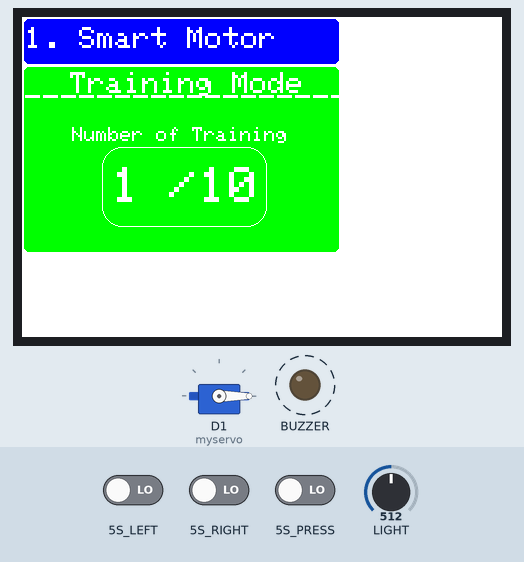
A sketch run on a simulated Seeed Wio Terminal. On the bench: servo, 480×320 colour display, output pins drawn as LEDs (lit = HIGH). Dashed ring = blinking. The test bench sets the inputs (shaded band); at power-on: 5S_LEFT LOW, 5S_RIGHT LOW, 5S_PRESS LOW, LIGHT = 512. What the sketch prints to the serial monitor is not drawn.

Above: at 1.9 s.
2.0 s: 5S_LEFT driven HIGH
At 6.6 s:
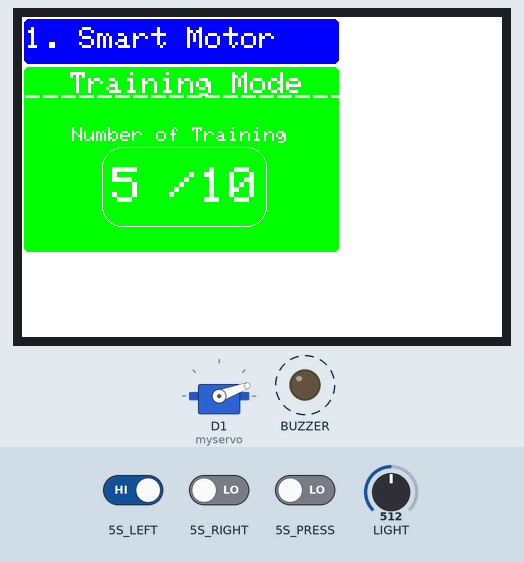
6.8 s: 5S_RIGHT driven HIGH
At 8.0 s:
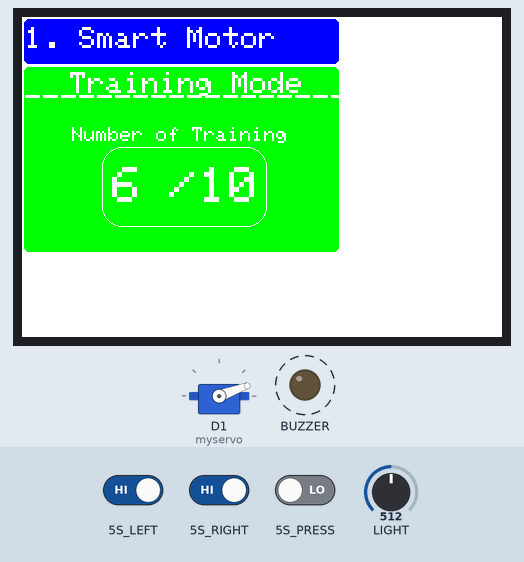
11.6 s: 5S_LEFT driven LOW
At 13.8 s:
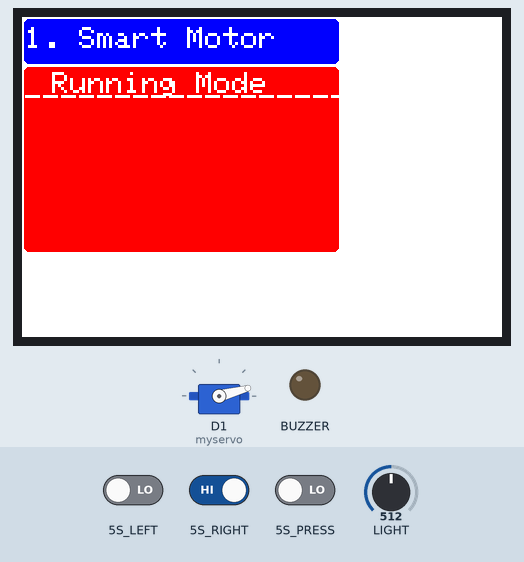
14.6 s: 5S_PRESS driven HIGH
At 17.2 s:
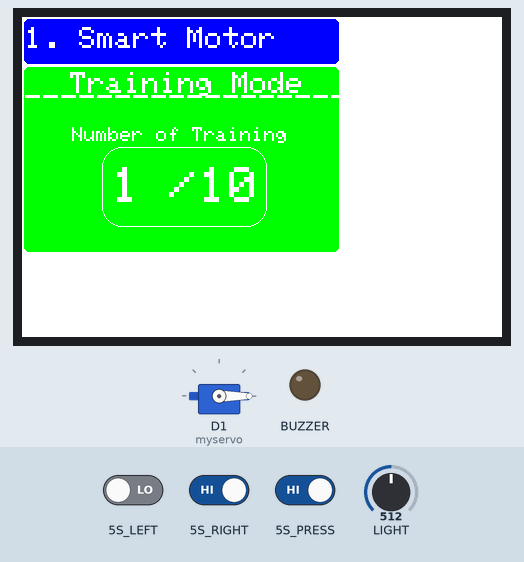
17.5 s: 5S_PRESS driven LOW
At 19.25 s:
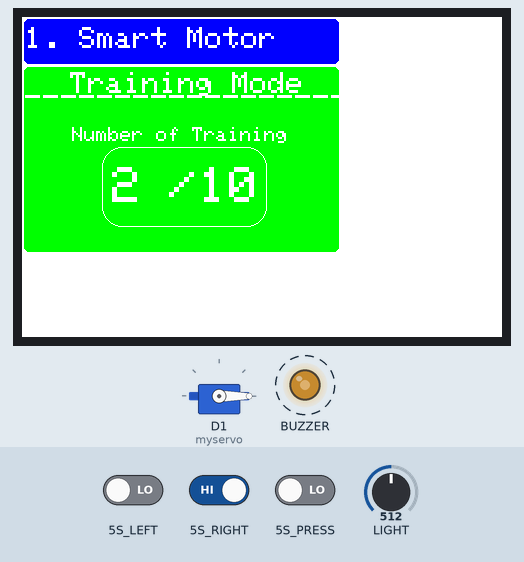
22.3 s: 5S_LEFT driven HIGH and 5S_RIGHT driven LOW and 5S_PRESS driven HIGH
At 27.4 s:
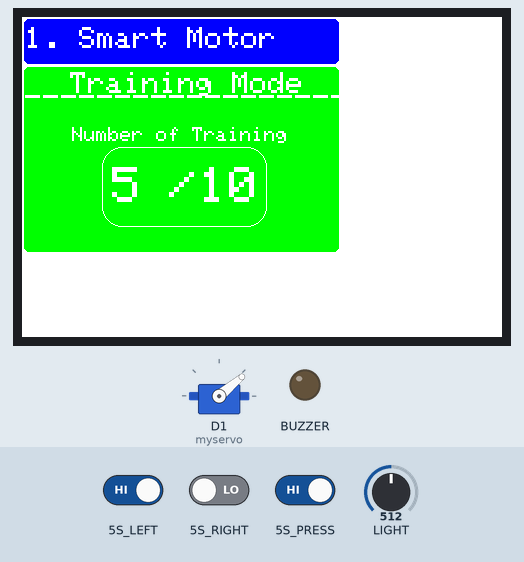
Timing chart, 0 to 31.5 s (numbered marks = the images above; inputs shaded):
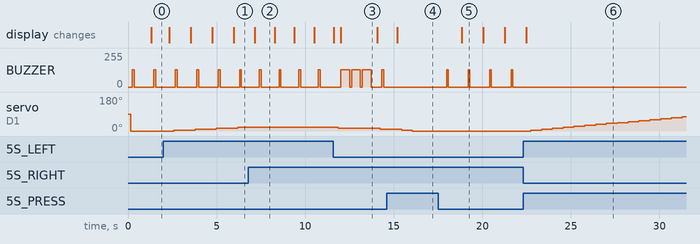

Measured:
- after the input at 2.0 s, servo on D1 (myservo): 0° → 5° after 0.57 s, → 10° 1.2 s later, → 15° 1.2 s later, → 20° 1.2 s later
- after the input at 6.8 s, servo on D1 (myservo): stays 20° (without the input it goes to 25° after 0.62 s)
- after the input at 11.6 s, servo on D1 (myservo): 20° → 15° after 0.26 s, → 10° 2.4 s later
- after the input at 14.6 s, BUZZER: stops changing and stays 0/255
- after the input at 17.5 s, BUZZER: alternates 128/255 for 0.10 s and 0/255 for 1.1 s, starting after 0.49 s; the display: changes after 1.4 s (image 5)
- after the input at 22.3 s, BUZZER: stops changing and stays 0/255; servo on D1 (myservo): moves from 0° to 75° over 8.6 s, starting after 0.43 s
- by itself, BUZZER: alternates 128/255 for 0.10 s and 0/255 for 1.0 s

The sketch:

Wio_Smart_Motor_Concept.ino
```cpp
#include "Servo.h"
#include "TFT_eSPI.h"

Servo myservo;
TFT_eSPI tft;
TFT_eSprite spr= TFT_eSprite (&tft);

int count= 0;
float pos=0;
int i=0;
int training[10][2];
int brightness= 0;
int mini=0;
int dist=0;
int pus =0;


void running_mode(){
    tft.fillRoundRect(2,50,315,185,5, TFT_RED);
    tft.setTextSize(3);
    tft.setTextColor(TFT_WHITE);
    tft.drawString("Running Mode",30,55);
    tft.drawString("________________________",3,60);
}

void exit_running(){
  spr.fillSprite(TFT_WHITE);
  spr.fillRoundRect(2,2,315,45,5, TFT_BLUE);
  spr.fillRoundRect(2,50,315,185,5, TFT_GREEN);
  spr.setTextColor(TFT_WHITE);
  spr.setTextSize(3);
  spr.drawString("1. Smart Motor", 3,10);
  spr.drawString(" Training Mode", 30,55 );
  spr.drawString("________________________",3,60);
  spr.setTextSize(2);
  spr.drawString("Number of Training", 50,110);
  spr.drawRoundRect(80,130,165,80,20, TFT_WHITE);
  spr.setTextSize(5);
  spr.drawString("/10",147,150);
}


void setup() {
  Serial.begin(115200);
  myservo.attach(D1);

  tft.begin();
  tft.setRotation(3);

  spr.createSprite(TFT_HEIGHT, TFT_WIDTH);
  spr.fillSprite(TFT_WHITE);
  spr.fillRoundRect(2,2,315,45,5, TFT_BLUE);
  spr.fillRoundRect(2,50,315,185,5, TFT_GREEN);
  spr.setTextColor(TFT_WHITE);
  spr.setTextSize(3);
  spr.drawString("1. Smart Motor", 3,10);
  spr.drawString(" Training Mode", 30,55 );
  spr.drawString("________________________",3,60);
  spr.setTextSize(2);
  spr.drawString("Number of Training", 50,110);
  spr.drawRoundRect(80,130,165,80,20, TFT_WHITE);
  spr.setTextSize(5);
  spr.drawString("/10",147,150);


   pinMode(WIO_KEY_A, INPUT);
   pinMode(WIO_5S_RIGHT, INPUT);
   pinMode(WIO_5S_LEFT, INPUT);
   pinMode(WIO_BUZZER, OUTPUT);
   pinMode(WIO_LIGHT, INPUT);
   pinMode(WIO_5S_DOWN, INPUT);
   pinMode(WIO_5S_PRESS, INPUT);
}


void loop() {
  if(digitalRead(WIO_5S_LEFT) == LOW) {
    pos = pos - 5;
    myservo.write(pos);

    delay(100);
    pos = max(0, min(pos,180));
    Serial.println(pos);
  }
   else if(digitalRead(WIO_5S_RIGHT) == LOW) {
     pos=pos+5 ;
     myservo.write(pos);

     delay(100);
     pos = max(0, min(pos,180));
     Serial.println(pos);
  }

if(digitalRead(WIO_5S_PRESS) == LOW){
  if(count<10){

    brightness=analogRead(WIO_LIGHT);
    training[count][0] = pos;
    training[count][1] = brightness;
        Serial.print(count);
        Serial.print("\n");
        Serial.print(pos);
        Serial.print("\n");
        Serial.print(brightness);
        Serial.print("\n");
       analogWrite(WIO_BUZZER, 128);
      count++;
      delay(100);
      analogWrite(WIO_BUZZER, 0);
      while(digitalRead(WIO_5S_PRESS));
       spr.setCursor(90, 150);
       spr.fillRect(85,150,60,40, TFT_GREEN);
       spr.print(count);

      delay(500);

  }
  else{
      running_mode();

      analogWrite(WIO_BUZZER, 128);
      delay(500);
      analogWrite(WIO_BUZZER, 0);
      delay(100);
      analogWrite(WIO_BUZZER, 128);
      delay(500);
      analogWrite(WIO_BUZZER, 0);
      delay(100);
      analogWrite(WIO_BUZZER, 128);
      delay(500);
      analogWrite(WIO_BUZZER, 0);

      Serial.print("in run mode");
      for(int i=0;i<10;i++){
        Serial.print(i);
        Serial.print("\n");
        Serial.print(training[i][0]);
        Serial.print("\n");
        Serial.print(training[i][1]);
        Serial.print("\n");
 }
 while(digitalRead(WIO_5S_PRESS)){


        brightness = analogRead(WIO_LIGHT);
        mini=1000;
        pus=0;
        for (int i=0;i<10;i++){
          dist=abs(brightness - training[i][1]);
          if (dist<mini){
            mini=dist;
            pus=training[i][0];

          }
        }
       myservo.write(pus);
       delay(100);
      }
      count=0;
      exit_running();

    }
  }

  spr.pushSprite(0,0);
  delay(50);
}
```
